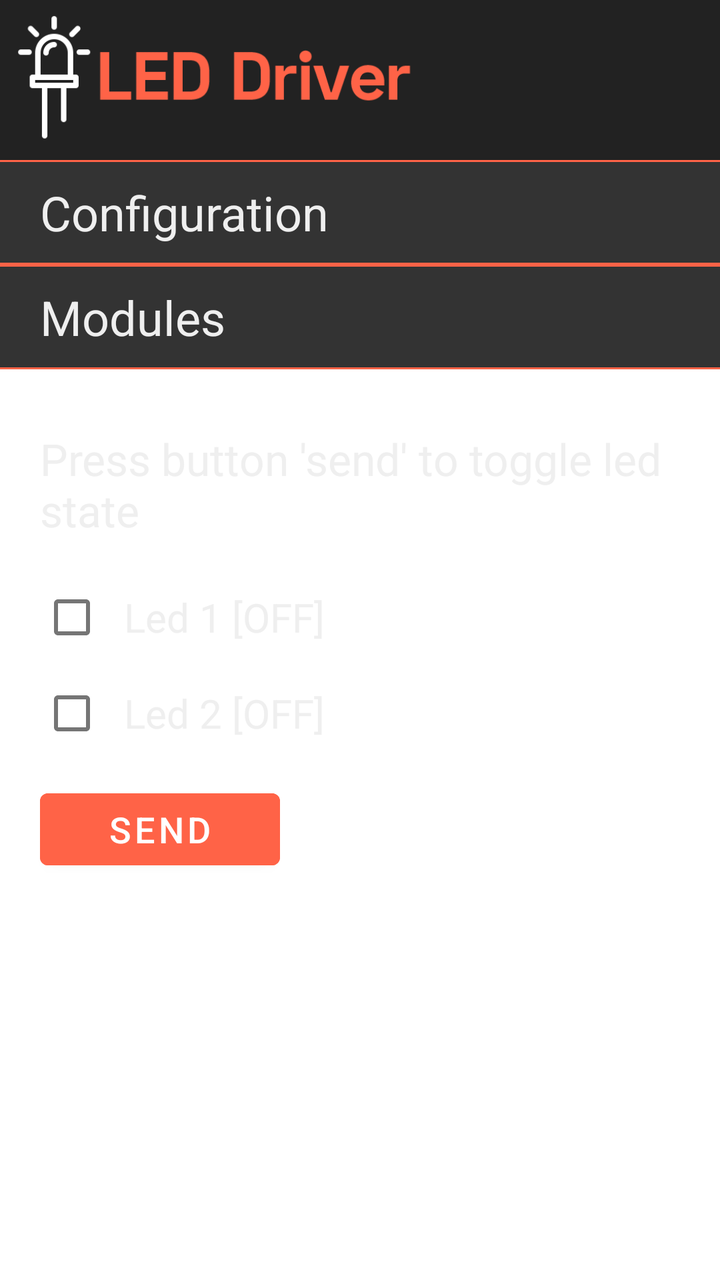
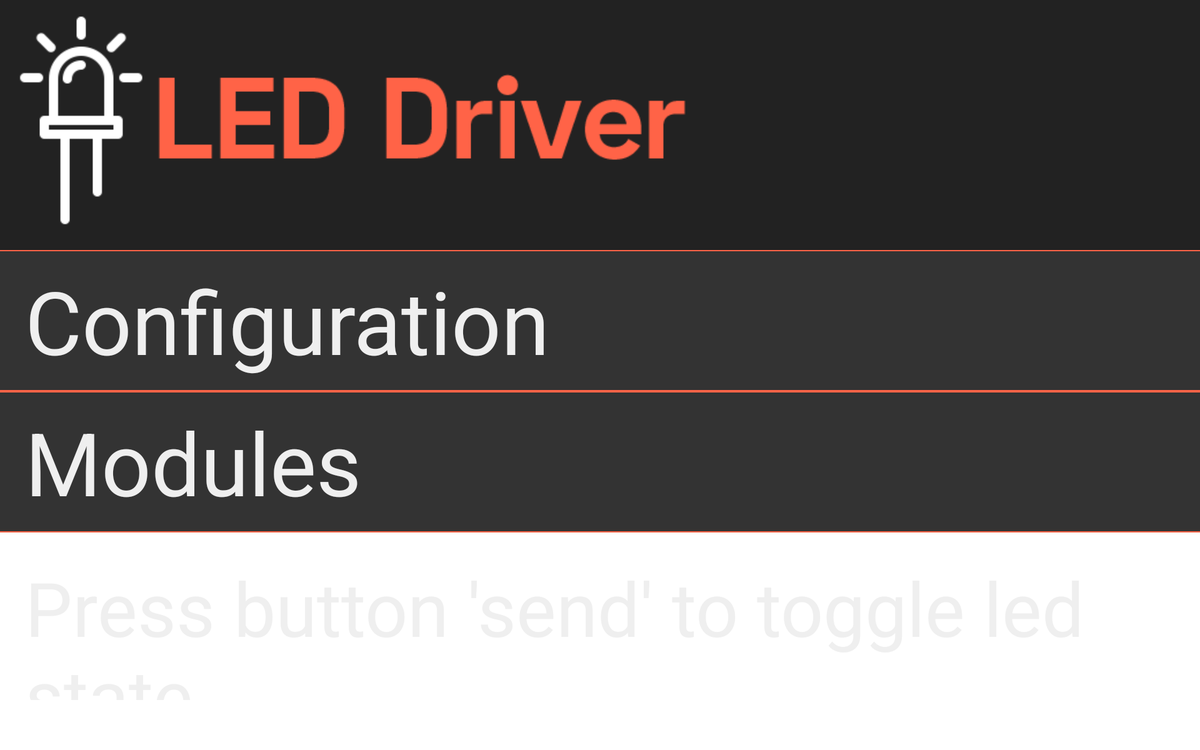

An Android layout and its configuration variant, each rendered on a device that would load it. The default file and the variant file are quoted in full after the pictures.
<!-- AndroidManifest.xml: application theme Theme.Projekt_Aplikacja_Mobilna -->
<!-- res/layout/activity_main.xml -->
<?xml version="1.0" encoding="utf-8"?>
<androidx.constraintlayout.widget.ConstraintLayout xmlns:android="http://schemas.android.com/apk/res/android"
    xmlns:app="http://schemas.android.com/apk/res-auto"
    xmlns:tools="http://schemas.android.com/tools"
    android:layout_width="match_parent"
    android:layout_height="match_parent"
    android:animateLayoutChanges="false"
    android:scaleType="centerCrop"
    tools:context=".MainActivity">

    <ImageView
        android:id="@+id/imageBackground"
        android:layout_width="match_parent"
        android:layout_height="match_parent"
        android:layout_alignParentLeft="true"
        android:layout_alignParentTop="true"
        android:scaleType="centerCrop"
        android:src="@drawable/prism" />

    <LinearLayout
        android:layout_width="match_parent"
        android:layout_height="match_parent"
        android:orientation="vertical">

        <ImageView
            android:id="@+id/imageLogo"
            android:layout_width="match_parent"
            android:layout_height="80dp"
            android:layout_alignParentLeft="true"
            android:layout_alignParentTop="true"
            android:background="#ff222222"
            android:padding="5dp"
            android:scaleType="fitStart"
            android:src="@drawable/logo2" />

        <TextView
            android:id="@+id/textConfig"
            android:layout_width="match_parent"
            android:layout_height="wrap_content"
            android:background="@drawable/back_border"
            android:onClick="onOptionClicked"
            android:paddingVertical="10dp"
            android:paddingLeft="20dp"
            android:text="Configuration"
            android:textColor="#EFEFEF"
            android:textSize="24dp"
            app:layout_constraintBottom_toBottomOf="parent"
            app:layout_constraintLeft_toLeftOf="parent"
            app:layout_constraintRight_toRightOf="parent"
            app:layout_constraintTop_toTopOf="parent" />

        <TextView
            android:id="@+id/textModules"
            android:layout_width="match_parent"
            android:layout_height="wrap_content"
            android:background="@drawable/back_border"
            android:onClick="onOptionClicked"
            android:paddingVertical="10dp"
            android:paddingLeft="20dp"
            android:text="Modules"
            android:textColor="#EFEFEF"
            android:textSize="24dp"
            app:layout_constraintBottom_toBottomOf="parent"
            app:layout_constraintLeft_toLeftOf="parent"
            app:layout_constraintRight_toRightOf="parent"
            app:layout_constraintTop_toTopOf="parent" />

        <TextView
            android:id="@+id/textOutput"
            android:layout_width="match_parent"
            android:layout_height="wrap_content"
            android:layout_marginTop="20dp"
            android:layout_marginBottom="5dp"
            android:paddingVertical="10dp"
            android:paddingLeft="20dp"
            android:text="Press button 'send' to toggle led state"
            android:textColor="#EFEFEF"
            android:textSize="22dp" />

        <CheckBox
            android:id="@+id/checkBox1"
            android:layout_width="match_parent"
            android:layout_height="wrap_content"
            android:layout_marginLeft="20dp"
            android:paddingLeft="10dp"
            android:text="Led 1 [OFF]"
            android:textColor="#EFEFEF"
            android:textSize="20dp" />

        <CheckBox
            android:id="@+id/checkBox2"
            android:layout_width="match_parent"
            android:layout_height="wrap_content"
            android:layout_marginLeft="20dp"
            android:paddingLeft="10dp"
            android:text="Led 2 [OFF]"
            android:textColor="#EFEFEF"
            android:textSize="20dp" />

        <Button
            android:id="@+id/sendButton"
            android:layout_width="120dp"
            android:layout_height="wrap_content"
            android:layout_marginLeft="20dp"
            android:layout_marginTop="10dp"
            android:backgroundTint="#ff6347"
            android:onClick="onSend"
            android:text="Send"
            android:textSize="18dp" />

        <WebView
            android:id="@+id/webview"
            android:layout_width="0dp"
            android:layout_height="0dp" />

    </LinearLayout>

</androidx.constraintlayout.widget.ConstraintLayout>
<!-- resources referenced by this layout -->
<resources>
  <!-- drawable back_border (drawable) -->
  <?xml version="1.0" encoding="utf-8"?>
  <layer-list xmlns:android="http://schemas.android.com/apk/res/android" >
      <item>
          <shape
              android:shape="rectangle">
              <stroke android:width="3dp" android:color="#FFff6347" />
              <solid android:color="#cc333333" />
          </shape>
      </item>
  
      <item android:top="1dp" android:bottom="1dp">
          <shape
              android:shape="rectangle">
              <stroke android:width="3dp" android:color="#FF333333" />
              <solid android:color="#FF333333" />
          </shape>
      </item>
  
  </layer-list>
  <!-- drawable logo2: png bitmap (drawable-v24, 5789 bytes) -->
  <style name="Theme.Projekt_Aplikacja_Mobilna" parent="Theme.MaterialComponents.DayNight.NoActionBar">
          
          <item name="colorPrimary">@color/purple_500</item>
          <item name="colorPrimaryVariant">@color/purple_700</item>
          <item name="colorOnPrimary">@color/white</item>
          
          <item name="colorSecondary">@color/teal_200</item>
          <item name="colorSecondaryVariant">@color/teal_700</item>
          <item name="colorOnSecondary">@color/black</item>
          
          <item name="android:statusBarColor" tools:targetApi="l">#FF000000</item>
          
      </style>
</resources>
<!-- res/layout-sw600dp-large-land/activity_main.xml (the repository's variant of the layout above) -->
<!-- drawn on a 7-inch tablet turned sideways -->
<?xml version="1.0" encoding="utf-8"?>
<androidx.constraintlayout.widget.ConstraintLayout xmlns:android="http://schemas.android.com/apk/res/android"
    xmlns:app="http://schemas.android.com/apk/res-auto"
    xmlns:tools="http://schemas.android.com/tools"
    android:layout_width="match_parent"
    android:layout_height="match_parent"
    android:animateLayoutChanges="false"
    android:scaleType="centerCrop"
    tools:context=".MainActivity">

    <ImageView
        android:id="@+id/imageBackground"
        android:layout_width="match_parent"
        android:layout_height="match_parent"
        android:layout_alignParentLeft="true"
        android:layout_alignParentTop="true"
        android:scaleType="centerCrop"
        android:src="@drawable/prism" />

    <LinearLayout
        android:layout_width="match_parent"
        android:layout_height="match_parent"
        android:orientation="vertical">

        <ImageView
            android:id="@+id/imageLogo"
            android:layout_width="match_parent"
            android:layout_height="200dp"
            android:layout_alignParentLeft="true"
            android:layout_alignParentTop="true"
            android:background="#ff222222"
            android:padding="5dp"
            android:scaleType="fitStart"
            android:src="@drawable/logo2" />

        <TextView
            android:id="@+id/textConfig"
            android:layout_width="match_parent"
            android:layout_height="wrap_content"
            android:background="@drawable/back_border"
            android:onClick="onOptionClicked"
            android:paddingVertical="10dp"
            android:paddingLeft="20dp"
            android:text="Configuration"
            android:textColor="#EFEFEF"
            android:textSize="70dp"
            app:layout_constraintBottom_toBottomOf="parent"
            app:layout_constraintLeft_toLeftOf="parent"
            app:layout_constraintRight_toRightOf="parent"
            app:layout_constraintTop_toTopOf="parent" />

        <TextView
            android:id="@+id/textModules"
            android:layout_width="match_parent"
            android:layout_height="wrap_content"
            android:background="@drawable/back_border"
            android:onClick="onOptionClicked"
            android:paddingVertical="10dp"
            android:paddingLeft="20dp"
            android:text="Modules"
            android:textColor="#EFEFEF"
            android:textSize="70dp"
            app:layout_constraintBottom_toBottomOf="parent"
            app:layout_constraintLeft_toLeftOf="parent"
            app:layout_constraintRight_toRightOf="parent"
            app:layout_constraintTop_toTopOf="parent" />

        <TextView
            android:id="@+id/textOutput"
            android:layout_width="match_parent"
            android:layout_height="wrap_content"
            android:layout_marginTop="10dp"
            android:layout_marginBottom="30dp"
            android:paddingVertical="10dp"
            android:paddingLeft="20dp"
            android:text="Press button 'send' to toggle led state"
            android:textColor="#EFEFEF"
            android:textSize="60dp" />

        <LinearLayout
            android:layout_width="wrap_content"
            android:layout_height="wrap_content"
            android:orientation="horizontal">

            <CheckBox
                android:id="@+id/checkBox1"
                android:layout_width="match_parent"
                android:layout_height="wrap_content"
                android:layout_marginLeft="20dp"
                android:paddingLeft="10dp"
                android:text="Led 1 [OFF]"
                android:textColor="#EFEFEF"
                android:textSize="54dp" />

            <CheckBox
                android:id="@+id/checkBox2"
                android:layout_width="match_parent"
                android:layout_height="wrap_content"
                android:layout_marginLeft="20dp"
                android:paddingLeft="10dp"
                android:text="Led 2 [OFF]"
                android:textColor="#EFEFEF"
                android:textSize="54dp" />

            <Button
                android:id="@+id/sendButton"
                android:layout_width="320dp"
                android:layout_height="wrap_content"
                android:layout_marginLeft="60dp"
                android:layout_marginTop="10dp"
                android:backgroundTint="#ff6347"
                android:onClick="onSend"
                android:text="Send"
                android:textSize="50dp" />
        </LinearLayout>

        <WebView
            android:id="@+id/webview"
            android:layout_width="0dp"
            android:layout_height="0dp" />

    </LinearLayout>

</androidx.constraintlayout.widget.ConstraintLayout>
